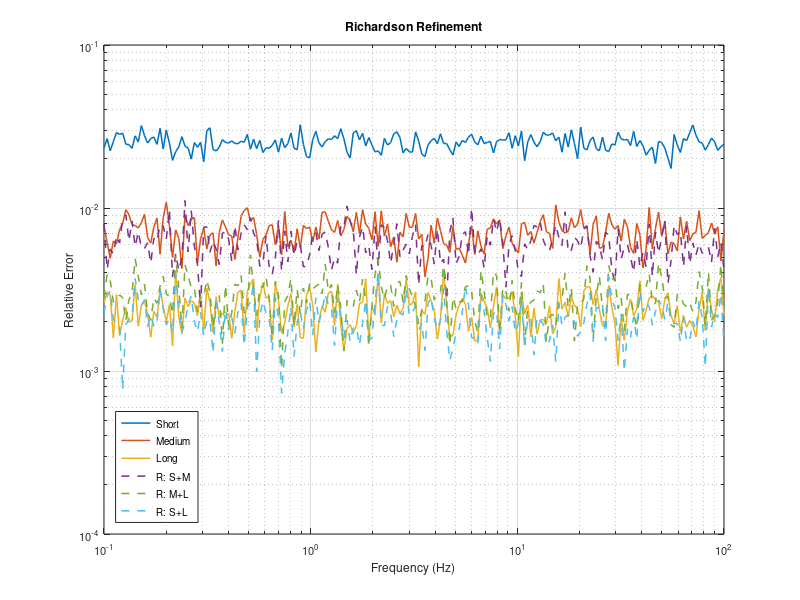
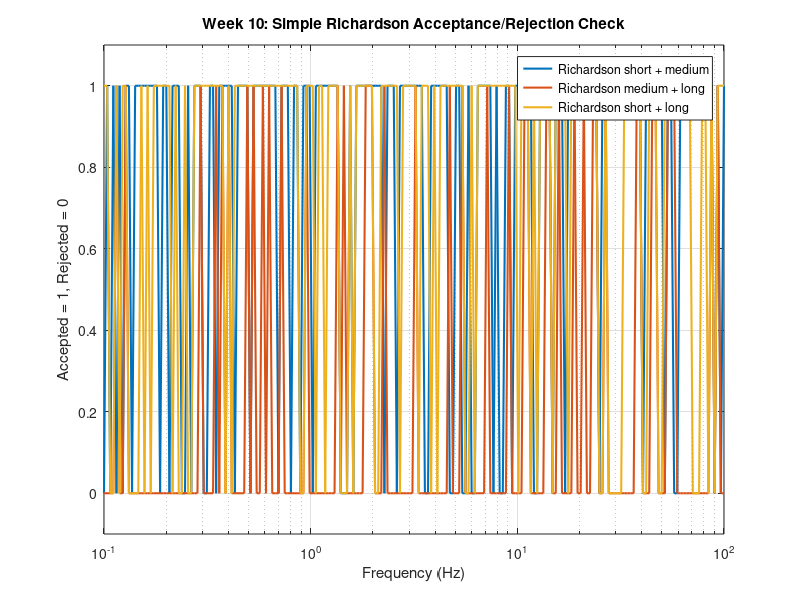

Reproduce these figures in MATLAB, in order.
% Name : Pahan Kitthangodage
% Student ID : 33597863
% Purpose: Tests Richardson refinement using synthetic short-, medium- and long-window dq impedance estimates.

clear; clc; close all;

%% 1. Frequency vector
f = logspace(-1, 2, 200);   % 0.1 Hz to 100 Hz
w = 2*pi*f;
s = 1j*w;

%% 2. Parameters for synthetic impedance model
R = 0.5;        % Resistance
L = 0.02;       % Inductance

% Create synthetic 2x2 dq impedance matrix at each frequency
Z_true = zeros(2,2,length(f));

for k = 1:length(f)
    Z_base = R + s(k)*L;

    % Synthetic 2x2 dq impedance matrix used for method verification
    % Diagonal terms represent main d-axis and q-axis impedance behaviour.
    % Off-diagonal terms represent small dq coupling.
    Z_true(:,:,k) = [ Z_base,        0.05*Z_base;
                    -0.03*Z_base,   1.2*Z_base ];
end

%% 3. Week 10 scan-window settings
% Larger h means lower quality / shorter measurement window / larger error.
% Smaller h means higher quality / longer measurement window / smaller error.

h_short  = 0.4;    % Short-window scan: fastest but least accurate
h_medium = 0.2;    % Medium-window scan: moderate accuracy
h_long   = 0.1;    % Long-window scan: slowest but best accuracy

p = 2;             % Assumed convergence order for Richardson formula

% Refinement ratios
r_SM = h_short / h_medium;   % short to medium
r_ML = h_medium / h_long;    % medium to long
r_SL = h_short / h_long;     % short to long

%% 4. Noise settings
rng(1);   % Makes random noise repeatable

% Different noise levels imitate different scan-window qualities.
% Short window has more noise, long window has less noise.
noise_short  = 0.003;
noise_medium = 0.0015;
noise_long   = 0.0007;

%% 5. Preallocate matrices
Z_short  = zeros(size(Z_true));
Z_medium = zeros(size(Z_true));
Z_long   = zeros(size(Z_true));

Z_R_SM = zeros(size(Z_true));   % Richardson using short + medium
Z_R_ML = zeros(size(Z_true));   % Richardson using medium + long
Z_R_SL = zeros(size(Z_true));   % Richardson using short + long

% Error arrays
err_short  = zeros(1,length(f));
err_medium = zeros(1,length(f));
err_long   = zeros(1,length(f));

err_R_SM = zeros(1,length(f));
err_R_ML = zeros(1,length(f));
err_R_SL = zeros(1,length(f));

% Acceptance flags for Richardson estimates
accept_R_SM = false(1,length(f));
accept_R_ML = false(1,length(f));
accept_R_SL = false(1,length(f));

%% 6. Generate synthetic scan estimates and apply Richardson refinement
for k = 1:length(f)

    % Artificial complex error coefficient
    % This represents the systematic scan error that reduces as h becomes smaller.
    C = 0.15 * Z_true(:,:,k) * exp(1j*pi/6);

    % Random complex noise for each scan-window case
    noiseS = noise_short * norm(Z_true(:,:,k),'fro') * ...
        (randn(2,2) + 1j*randn(2,2));

    noiseM = noise_medium * norm(Z_true(:,:,k),'fro') * ...
        (randn(2,2) + 1j*randn(2,2));

    noiseL = noise_long * norm(Z_true(:,:,k),'fro') * ...
        (randn(2,2) + 1j*randn(2,2));

    % Synthetic scan estimates
    Z_short(:,:,k)  = Z_true(:,:,k) + C*h_short^p  + noiseS;
    Z_medium(:,:,k) = Z_true(:,:,k) + C*h_medium^p + noiseM;
    Z_long(:,:,k)   = Z_true(:,:,k) + C*h_long^p   + noiseL;

    % Richardson refinement estimates
    Z_R_SM(:,:,k) = (r_SM^p * Z_medium(:,:,k) - Z_short(:,:,k)) / (r_SM^p - 1);
    Z_R_ML(:,:,k) = (r_ML^p * Z_long(:,:,k)   - Z_medium(:,:,k)) / (r_ML^p - 1);
    Z_R_SL(:,:,k) = (r_SL^p * Z_long(:,:,k)   - Z_short(:,:,k)) / (r_SL^p - 1);

    % Relative matrix error using Frobenius norm
    err_short(k) = norm(Z_short(:,:,k)  - Z_true(:,:,k),'fro') / norm(Z_true(:,:,k),'fro');
    err_medium(k)= norm(Z_medium(:,:,k) - Z_true(:,:,k),'fro') / norm(Z_true(:,:,k),'fro');
    err_long(k)  = norm(Z_long(:,:,k)   - Z_true(:,:,k),'fro') / norm(Z_true(:,:,k),'fro');

    err_R_SM(k) = norm(Z_R_SM(:,:,k) - Z_true(:,:,k),'fro') / norm(Z_true(:,:,k),'fro');
    err_R_ML(k) = norm(Z_R_ML(:,:,k) - Z_true(:,:,k),'fro') / norm(Z_true(:,:,k),'fro');
    err_R_SL(k) = norm(Z_R_SL(:,:,k) - Z_true(:,:,k),'fro') / norm(Z_true(:,:,k),'fro');

    %% 7. Simple Richardson acceptance / rejection rule
    % Since this is synthetic data, we can compare to Z_true directly.
    % In real PSCAD/Rezonance data, Z_true will not be available.
    %
    % Accept Richardson only if it improves compared with the better input scan.

    accept_R_SM(k) = err_R_SM(k) < err_medium(k);
    accept_R_ML(k) = err_R_ML(k) < err_long(k);
    accept_R_SL(k) = err_R_SL(k) < err_long(k);

end

%% 8. Plot relative error comparison
figure('Units','centimeters','Position',[2 2 8.8 6]);

loglog(f, err_short,  'LineWidth', 1.1); hold on;
loglog(f, err_medium, 'LineWidth', 1.1);
loglog(f, err_long,   'LineWidth', 1.1);

loglog(f, err_R_SM, '--', 'LineWidth', 1.1);
loglog(f, err_R_ML, '--', 'LineWidth', 1.1);
loglog(f, err_R_SL, '--', 'LineWidth', 1.1);

grid on;
box on;

xlabel('Frequency (Hz)', 'FontSize', 8);
ylabel('Relative Error', 'FontSize', 8);

title('Richardson Refinement', ...
      'FontSize', 8, 'FontWeight', 'bold');

legend('Short', 'Medium', 'Long', ...
       'R: S+M', 'R: M+L', 'R: S+L', ...
       'Location', 'southwest', ...
       'FontSize', 5.5);

set(gca, 'FontSize', 8);
set(gcf, 'Color', 'w');

exportgraphics(gcf, 'fig1_richardson_scan_windows.png', 'Resolution', 300);
%% 9. Plot accepted/rejected Richardson points
figure;
semilogx(f, accept_R_SM, 'LineWidth', 1.5); hold on;
semilogx(f, accept_R_ML, 'LineWidth', 1.5);
semilogx(f, accept_R_SL, 'LineWidth', 1.5);

grid on;
xlabel('Frequency (Hz)');
ylabel('Accepted = 1, Rejected = 0');
legend('Richardson short + medium', ...
       'Richardson medium + long', ...
       'Richardson short + long', ...
       'Location', 'best');

title('Week 10: Simple Richardson Acceptance/Rejection Check');
ylim([-0.1 1.1]);

%% 10. Print summary table
fprintf('\n================ Week 10 Richardson Window Test Summary ================\n');

fprintf('\nMedian Relative Error:\n');
fprintf('Short-window scan:              %.4e\n', median(err_short));
fprintf('Medium-window scan:             %.4e\n', median(err_medium));
fprintf('Long-window scan:               %.4e\n', median(err_long));
fprintf('Richardson short + medium:      %.4e\n', median(err_R_SM));
fprintf('Richardson medium + long:       %.4e\n', median(err_R_ML));
fprintf('Richardson short + long:        %.4e\n', median(err_R_SL));

fprintf('\nMaximum Relative Error:\n');
fprintf('Short-window scan:              %.4e\n', max(err_short));
fprintf('Medium-window scan:             %.4e\n', max(err_medium));
fprintf('Long-window scan:               %.4e\n', max(err_long));
fprintf('Richardson short + medium:      %.4e\n', max(err_R_SM));
fprintf('Richardson medium + long:       %.4e\n', max(err_R_ML));
fprintf('Richardson short + long:        %.4e\n', max(err_R_SL));

%% 11. Print acceptance percentage
accept_percent_SM = 100 * sum(accept_R_SM) / length(f);
accept_percent_ML = 100 * sum(accept_R_ML) / length(f);
accept_percent_SL = 100 * sum(accept_R_SL) / length(f);

fprintf('\nRichardson Acceptance Percentage:\n');
fprintf('Short + medium accepted:        %.1f %% of frequency points\n', accept_percent_SM);
fprintf('Medium + long accepted:         %.1f %% of frequency points\n', accept_percent_ML);
fprintf('Short + long accepted:          %.1f %% of frequency points\n', accept_percent_SL);

%% 12. Simple conclusion printed by code
fprintf('\nConclusion:\n');

if median(err_R_ML) < median(err_long)
    fprintf('Richardson medium + long improved the median error compared with the long-window scan.\n');
else
    fprintf('Richardson medium + long did NOT improve the median error compared with the long-window scan.\n');
end

if median(err_R_SM) < median(err_medium)
    fprintf('Richardson short + medium improved the median error compared with the medium-window scan.\n');
else
    fprintf('Richardson short + medium did NOT improve the median error compared with the medium-window scan.\n');
end

fprintf('This shows that Richardson refinement should be checked before use, because noise can make the refined estimate worse.\n');
fprintf('========================================================================\n');
